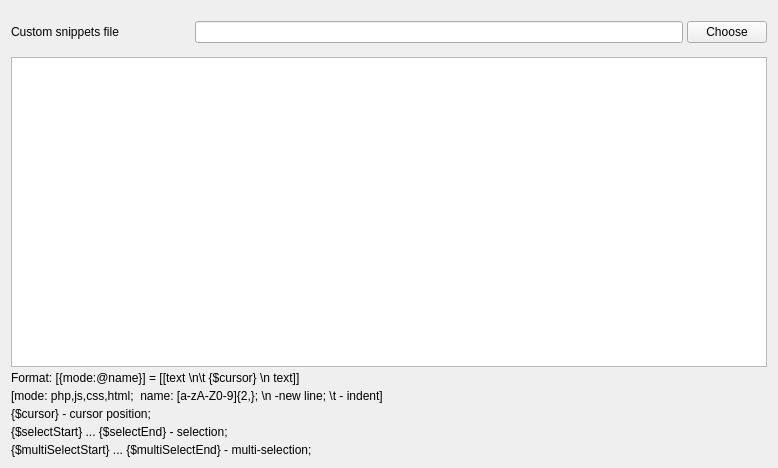
         <widget class="QWidget" name="scrollAreaWidgetContents_6">
          <property name="geometry">
           <rect>
            <x>0</x>
            <y>0</y>
            <width>778</width>
            <height>468</height>
           </rect>
          </property>
          <layout class="QVBoxLayout" name="verticalLayout_15">
           <property name="spacing">
            <number>4</number>
           </property>
           <item>
            <layout class="QHBoxLayout" name="customSnippetsFileLayout">
             <property name="topMargin">
              <number>10</number>
             </property>
             <property name="bottomMargin">
              <number>10</number>
             </property>
             <item>
              <widget class="QLabel" name="customSnippetsFileLabel">
               <property name="minimumSize">
                <size>
                 <width>180</width>
                 <height>0</height>
                </size>
               </property>
               <property name="text">
                <string>Custom snippets file</string>
               </property>
              </widget>
             </item>
             <item>
              <widget class="QLineEdit" name="customSnippetsFileLineEdit"/>
             </item>
             <item>
              <widget class="QPushButton" name="customSnippetsFileButton">
               <property name="text">
                <string>Choose</string>
               </property>
              </widget>
             </item>
            </layout>
           </item>
           <item>
            <layout class="QVBoxLayout" name="snippetsTextEditLayout">
             <property name="spacing">
              <number>0</number>
             </property>
             <property name="topMargin">
              <number>0</number>
             </property>
             <property name="bottomMargin">
              <number>0</number>
             </property>
             <item>
              <widget class="QPlainTextEdit" name="snippetsTextEdit">
               <property name="lineWrapMode">
                <enum>QPlainTextEdit::NoWrap</enum>
               </property>
              </widget>
             </item>
            </layout>
           </item>
           <item>
            <layout class="QHBoxLayout" name="snippetsLabelLayout">
             <property name="topMargin">
              <number>0</number>
             </property>
             <property name="bottomMargin">
              <number>0</number>
             </property>
             <item>
              <widget class="QLabel" name="snippetsLabel">
               <property name="minimumSize">
                <size>
                 <width>400</width>
                 <height>0</height>
                </size>
               </property>
               <property name="text">
                <string>Format: [{mode:@name}] = [[text \n\t {$cursor} \n text]]</string>
               </property>
               <property name="textFormat">
                <enum>Qt::PlainText</enum>
               </property>
              </widget>
             </item>
            </layout>
           </item>
           <item>
            <layout class="QHBoxLayout" name="snippetsLabelLayout2">
             <property name="topMargin">
              <number>0</number>
             </property>
             <property name="bottomMargin">
              <number>0</number>
             </property>
             <item>
              <widget class="QLabel" name="snippetsLabel2">
               <property name="minimumSize">
                <size>
                 <width>400</width>
                 <height>0</height>
                </size>
               </property>
               <property name="text">
                <string>[mode: php,js,css,html;  name: [a-zA-Z0-9]{2,}; \n -new line; \t - indent]</string>
               </property>
              </widget>
             </item>
            </layout>
           </item>
           <item>
            <layout class="QHBoxLayout" name="snippetsLayout3">
             <property name="bottomMargin">
              <number>0</number>
             </property>
             <item>
              <widget class="QLabel" name="snippetsLabel3">
               <property name="minimumSize">
                <size>
                 <width>400</width>
                 <height>0</height>
                </size>
               </property>
               <property name="text">
                <string>{$cursor} - cursor position;</string>
               </property>
              </widget>
             </item>
            </layout>
           </item>
           <item>
            <layout class="QHBoxLayout" name="snippetsLayout4">
             <property name="bottomMargin">
              <number>0</number>
             </property>
             <item>
              <widget class="QLabel" name="snippetsLabel4">
               <property name="minimumSize">
                <size>
                 <width>400</width>
                 <height>0</height>
                </size>
               </property>
               <property name="text">
                <string>{$selectStart} ... {$selectEnd} - selection;</string>
               </property>
              </widget>
             </item>
            </layout>
           </item>
           <item>
            <layout class="QHBoxLayout" name="snippetsLayout5">
             <property name="bottomMargin">
              <number>0</number>
             </property>
             <item>
              <widget class="QLabel" name="snippetsLabel5">
               <property name="minimumSize">
                <size>
                 <width>400</width>
                 <height>0</height>
                </size>
               </property>
               <property name="text">
                <string>{$multiSelectStart} ... {$multiSelectEnd} - multi-selection;</string>
               </property>
              </widget>
             </item>
            </layout>
           </item>
          </layout>
         </widget>
